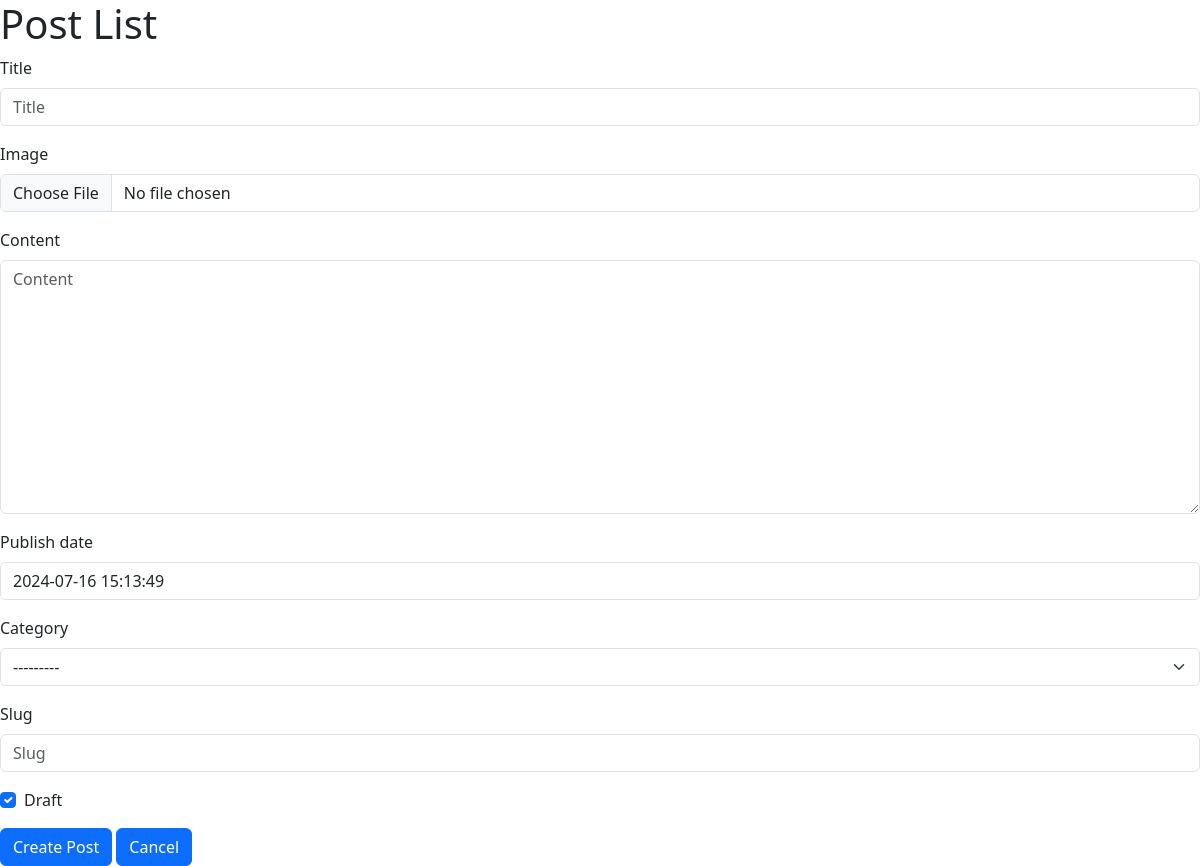
The app's page /posts/, older data.
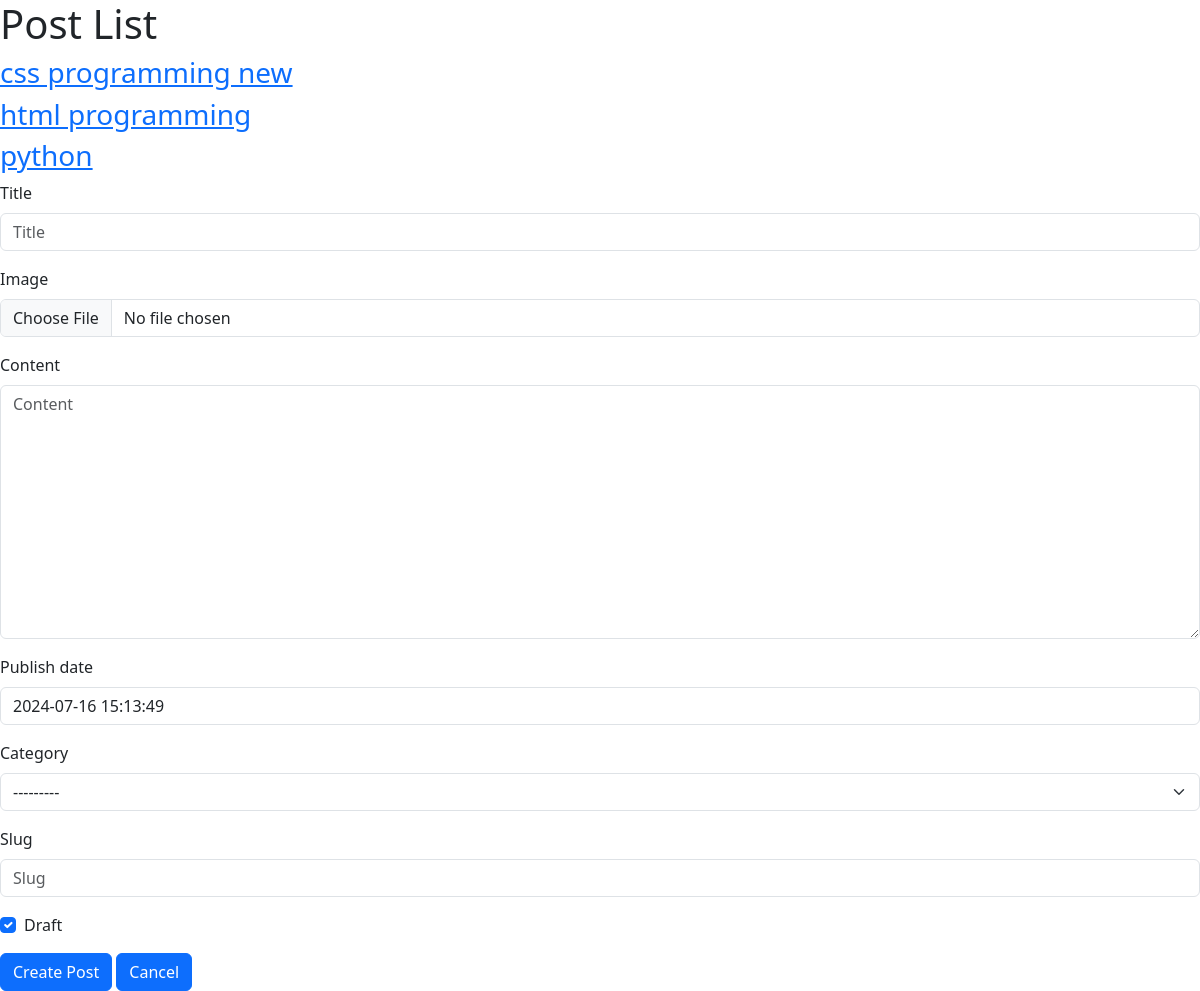
The same page, newer data.
### posts/models.py (models this page shows, shortened)
class Post(models.Model):
    user=models.ForeignKey(User,related_name='post_user',on_delete=models.CASCADE)
    title=models.CharField(max_length=120,verbose_name=_('title'))
    image=models.ImageField(upload_to='image_post')
    content=models.TextField(max_length=1500)
    publish_date=models.DateTimeField(default=timezone.now)
    tags = TaggableManager()
    category=models.ForeignKey('Category',related_name='post_category',on_delete=models.SET_NULL,null=True,blank=True)
    slug=models.SlugField(null=True,blank=True)
    draft=models.BooleanField(default=True)
    def __str__(self):
        return self.title

### posts/views.py (the view)
# urls.py: path('',post_list),
def post_list(request):
    posts= Post.objects.all()
    if request.method=='POST':
        form=PostForm(request.POST,request.FILES)
        if form.is_valid():
            myform=form.save(commit=False)
            myform.user=request.user
            myform.save()
            return redirect('/posts/')
    else:
        form=PostForm()
    context={
        'posts':posts,
        'form':form
    }
    return render (request,'posts/post_list.html',context)

### posts/forms.py
class PostForm(forms.ModelForm):
    class Meta:
        model=Post
        exclude=('user',)

### posts/models.py (called while the page is built)
    def __str__(self):
        return self.name

### posts/templates/posts/post_list.html (shortened to what this page needs)
{% load django_bootstrap5 %}
<!doctype html>
<html lang="en">
  <head>
    <link href="https://cdn.jsdelivr.net/npm/bootstrap@5.3.3/dist/css/bootstrap.min.css" rel="stylesheet">
  </head>
  <body>
    <h1>Post List</h1>
    {% for object in posts %}
    <a href="/posts/{{object.slug}}">
        <h3>{{object}}</h3>
    </a>
    {% endfor %}
<form action="" method="post" enctype="multipart/form-data">
    {% bootstrap_form form %}
    {% bootstrap_button button_type="submit" content="Create Post" %}
    {% bootstrap_button button_type="reset" content="Cancel" %}
</form>
  </body>
</html>

Row changes from the older to the newer data that the page shows:
added Post: title "css programming new"
added Post: title "html programming"
added Post: title "python"
